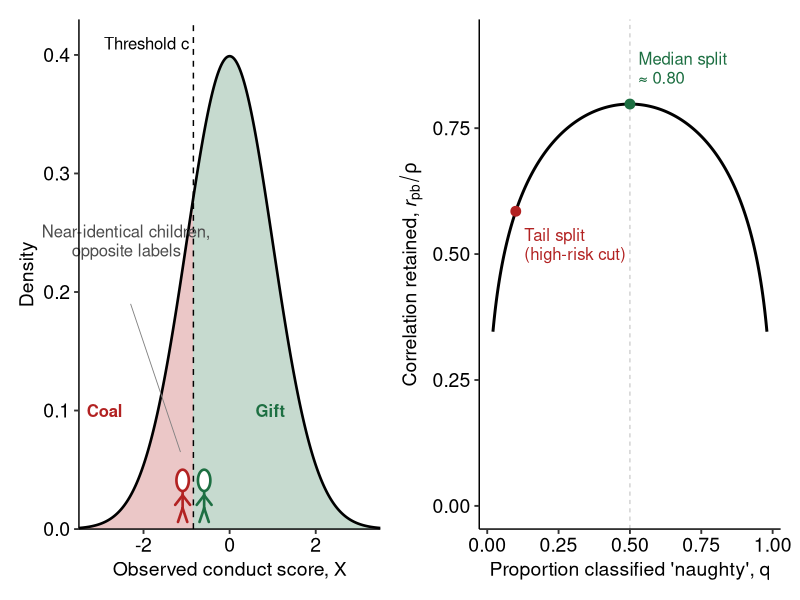
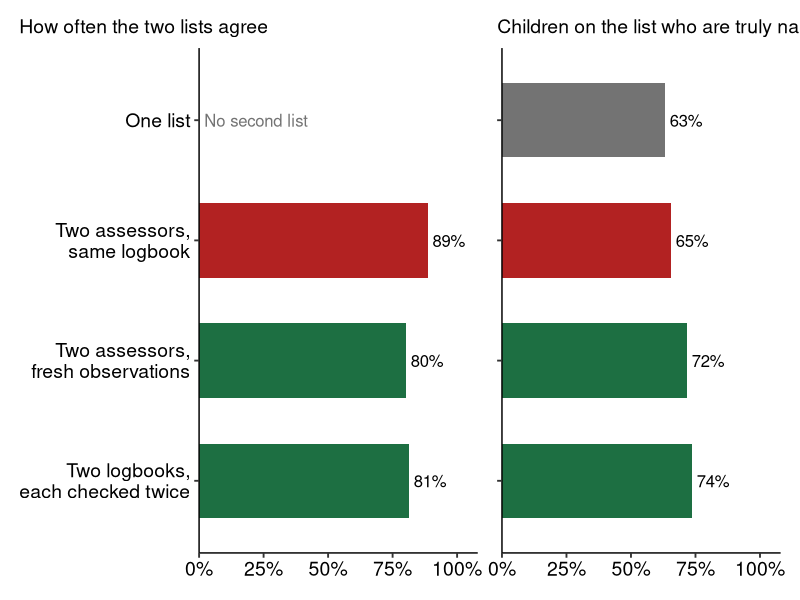
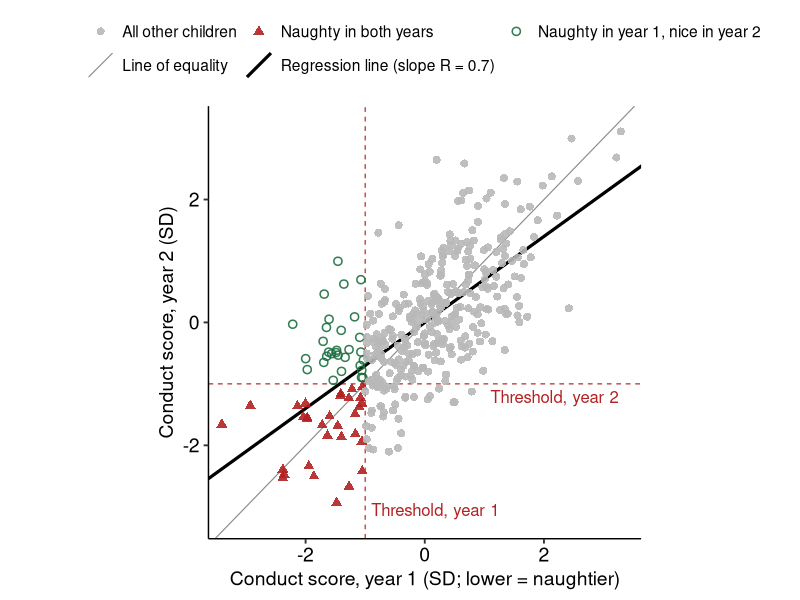

Recreate these plots in R, in order.
## ---- chunk 1
knitr::opts_chunk$set(message = FALSE, warning = FALSE)
## ---- chunk 2
library(dplyr)
library(tidyr)
library(ggplot2)
library(ggpubr)
library(patchwork)

red <- "#B22222"
green <- "#1D6F42"

# reliability of the score
rel <- 0.7

# annotation text size
txt <- 12 / .pt

theme_set(theme_pubr(base_size = 14) + theme(legend.title = element_blank()))
## ---- chunk 3
cutoff <- qnorm(0.2)

dens <- tibble(x = seq(-3.5, 3.5, length.out = 601)) %>%
  mutate(y = dnorm(x))

# draws a little stick child at x0
stick_child <- function(x0, colour, y0 = 0.006, h = 0.045, stretch = 16) {
  w <- h * stretch

  head <- tibble(t = seq(0, 2 * pi, length.out = 60)) %>%
    mutate(x = x0 + 0.2 * w * cos(t),
           y = y0 + h * (0.78 + 0.2 * sin(t)))

  limbs <- tibble(x = 0,
                  y = c(0.58, 0.5, 0.5, 0.26, 0.26),
                  xend = c(0, -0.24, 0.24, -0.15, 0.15),
                  yend = c(0.26, 0.32, 0.32, 0, 0)) %>%
    mutate(x = x0 + w * x,
           xend = x0 + w * xend,
           y = y0 + h * y,
           yend = y0 + h * yend)

  list(
    geom_segment(data = limbs, aes(x, y, xend = xend, yend = yend),
                 colour = colour, linewidth = 0.9, lineend = "round",
                 inherit.aes = FALSE),
    geom_polygon(data = head, aes(x, y), fill = "white", colour = colour,
                 linewidth = 0.9, inherit.aes = FALSE)
  )
}

p1 <- dens %>%
  ggplot(aes(x, y)) +
  geom_area(data = filter(dens, x <= cutoff), fill = red, alpha = 0.25) +
  geom_area(data = filter(dens, x >= cutoff), fill = green, alpha = 0.25) +
  geom_line(linewidth = 0.9) +
  geom_vline(xintercept = cutoff, linetype = "dashed") +
  stick_child(cutoff - 0.25, red) +
  stick_child(cutoff + 0.25, green) +
  annotate("segment", x = -2.3, y = 0.19, xend = cutoff - 0.3, yend = 0.065,
           colour = "grey50", linewidth = 0.3) +
  annotate("text", x = -2.4, y = 0.23, label = "Near-identical children,\nopposite labels",
           size = txt, vjust = 0, colour = "grey30", lineheight = 0.95) +
  annotate("text", x = cutoff - 0.1, y = 0.41, label = "Threshold c",
           hjust = 1, size = txt) +
  annotate("text", x = -2.9, y = 0.1, label = "Coal", colour = red,
           fontface = "bold", size = txt) +
  annotate("text", x = 0.95, y = 0.1, label = "Gift", colour = green,
           fontface = "bold", size = txt) +
  coord_cartesian(xlim = c(-3.5, 3.5), ylim = c(0, 0.43), expand = FALSE, clip = "off") +
  labs(x = "Observed conduct score, X", y = "Density")

# correlation kept at each split
retained <- function(p) dnorm(qnorm(p)) / sqrt(p * (1 - p))

p2 <- tibble(p = seq(0.02, 0.98, length.out = 601)) %>%
  mutate(kept = retained(p)) %>%
  ggplot(aes(p, kept)) +
  geom_vline(xintercept = 0.5, linetype = "dashed", colour = "grey70", linewidth = 0.3) +
  geom_line(linewidth = 1) +
  annotate("point", x = 0.5, y = sqrt(2 / pi), colour = green, size = 3) +
  annotate("text", x = 0.53, y = 0.87, label = "Median split\n≈ 0.80",
           colour = green, hjust = 0, size = txt, lineheight = 0.95) +
  annotate("point", x = 0.1, y = retained(0.1), colour = red, size = 3) +
  annotate("text", x = 0.13, y = 0.52, label = "Tail split\n(high-risk cut)",
           colour = red, hjust = 0, size = txt, lineheight = 0.95) +
  scale_y_continuous(limits = c(0, 0.92)) +
  labs(x = "Proportion classified 'naughty', q",
       y = expression("Correlation retained, " * italic(r)[pb] / rho))

p1 + p2
## ---- chunk 4
set.seed(1225)

# christmas day 2026
n_sim <- 251226

v_eps <- 1 - rel
v_u <- 0.15

noise <- function(v) rnorm(n_sim, 0, sqrt(v))

kids <- tibble(theta = noise(rel)) %>%
  mutate(
    truth = theta < quantile(theta, 0.2),

    # both read the same logbook
    logbook = theta + noise(v_eps),
    santa_same = logbook + noise(v_u),
    elf_same = logbook + noise(v_u),

    # each makes fresh observations
    santa_fresh = theta + noise(v_eps) + noise(v_u),
    elf_fresh = theta + noise(v_eps) + noise(v_u),

    # two logbooks, each read by both
    logbook_a = theta + noise(v_eps),
    logbook_b = theta + noise(v_eps),
    list_a = (logbook_a + noise(v_u)) + (logbook_a + noise(v_u)),
    list_b = (logbook_b + noise(v_u)) + (logbook_b + noise(v_u))
  )

# worst fifth goes on the list
naughty <- function(score) score < quantile(score, 0.2)
## ---- chunk 5
labels <- c(one = "One list",
            same = "Two assessors,\nsame logbook",
            fresh = "Two assessors,\nfresh observations",
            two = "Two logbooks,\neach checked twice")

agreement <- kids %>%
  summarise(same = sum(naughty(santa_same) == naughty(elf_same)),
            fresh = sum(naughty(santa_fresh) == naughty(elf_fresh)),
            two = sum(naughty(list_a) == naughty(list_b))) %>%
  pivot_longer(everything(), names_to = "scenario", values_to = "agree") %>%
  mutate(total = n_sim,
         value = agree / total,
         label = factor(labels[scenario], levels = rev(labels)))

# scores are added together before cutting
accuracy <- kids %>%
  transmute(truth,
            one = santa_same,
            same = santa_same + elf_same,
            fresh = santa_fresh + elf_fresh,
            two = list_a + list_b) %>%
  pivot_longer(one:two, names_to = "scenario", values_to = "score") %>%
  group_by(scenario) %>%
  filter(naughty(score)) %>%
  summarise(correct = sum(truth),
            on_list = n(),
            value = mean(truth)) %>%
  mutate(label = factor(labels[scenario], levels = rev(labels)))

agreement %>% select(scenario, agree, total, value)
accuracy %>% select(scenario, correct, on_list, value)
## ---- chunk 6
bars <- function(data, title) {
  data %>%
    ggplot(aes(value, label, fill = scenario)) +
    geom_col(width = 0.62) +
    geom_text(aes(label = sprintf("%.0f%%", 100 * value)), hjust = -0.15, size = txt) +
    scale_fill_manual(values = c(one = "grey45", same = red, fresh = green, two = green),
                      guide = "none") +
    scale_x_continuous(labels = function(x) paste0(100 * x, "%"),
                       limits = c(0, 1.08), breaks = seq(0, 1, 0.25),
                       expand = c(0, 0)) +
    scale_y_discrete(drop = FALSE) +
    labs(title = title, x = NULL, y = NULL) +
    theme(plot.title = element_text(size = 14, face = "plain"),
          plot.title.position = "plot")
}

bars(agreement, "How often the two lists agree") +
  annotate("text", x = 0.02, y = "One list", label = "No second list",
           hjust = 0, size = txt, colour = "grey45") +
  bars(accuracy, "Children on the list who are truly naughty") +
  theme(axis.text.y = element_blank())
## ---- chunk 7
set.seed(45)

threshold <- -1

children <- tibble(theta = rnorm(400, 0, sqrt(rel))) %>%
  mutate(year1 = theta + rnorm(n(), 0, sqrt(1 - rel)),
         year2 = theta + rnorm(n(), 0, sqrt(1 - rel)),
         group = case_when(year1 >= threshold ~ "All other children",
                           year2 < threshold ~ "Naughty in both years",
                           TRUE ~ "Naughty in year 1, nice in year 2"))

children %>% count(group)
## ---- chunk 8
lines <- tibble(slope = c(1, rel),
                intercept = 0,
                what = c("Line of equality", "Regression line (slope R = 0.7)"))

children %>%
  ggplot(aes(year1, year2)) +
  geom_vline(xintercept = threshold, colour = red, linetype = "dashed", linewidth = 0.4) +
  geom_hline(yintercept = threshold, colour = red, linetype = "dashed", linewidth = 0.4) +
  geom_abline(data = lines, aes(slope = slope, intercept = intercept,
                                colour = what, linewidth = what)) +
  geom_point(aes(colour = group, shape = group), size = 2.2, alpha = 0.9, stroke = 0.8) +
  annotate("text", x = 3.25, y = threshold - 0.1, hjust = 1, vjust = 1,
           label = "Threshold, year 2", colour = red, size = txt) +
  annotate("text", x = threshold + 0.1, y = -3.15, hjust = 0, vjust = 0,
           label = "Threshold, year 1", colour = red, size = txt) +
  scale_colour_manual(
    breaks = c("All other children", "Naughty in both years",
               "Naughty in year 1, nice in year 2", "Line of equality",
               "Regression line (slope R = 0.7)"),
    values = c("All other children" = "grey72",
               "Naughty in both years" = red,
               "Naughty in year 1, nice in year 2" = green,
               "Line of equality" = "grey55",
               "Regression line (slope R = 0.7)" = "black")
  ) +
  scale_shape_manual(values = c("All other children" = 16,
                                "Naughty in both years" = 17,
                                "Naughty in year 1, nice in year 2" = 1),
                     guide = "none") +
  scale_linewidth_manual(values = c("Line of equality" = 0.4,
                                    "Regression line (slope R = 0.7)" = 1.1),
                         guide = "none") +
  guides(colour = guide_legend(nrow = 2, byrow = TRUE,
                               override.aes = list(shape = c(16, 17, 1, NA, NA),
                                                   linetype = c(0, 0, 0, 1, 1),
                                                   linewidth = c(NA, NA, NA, 0.4, 1.1)))) +
  coord_cartesian(xlim = c(-3.3, 3.3), ylim = c(-3.2, 3.2)) +
  labs(x = "Conduct score, year 1 (SD; lower = naughtier)",
       y = "Conduct score, year 2 (SD)") +
  theme(aspect.ratio = 1, axis.title = element_text(face = "plain"))
